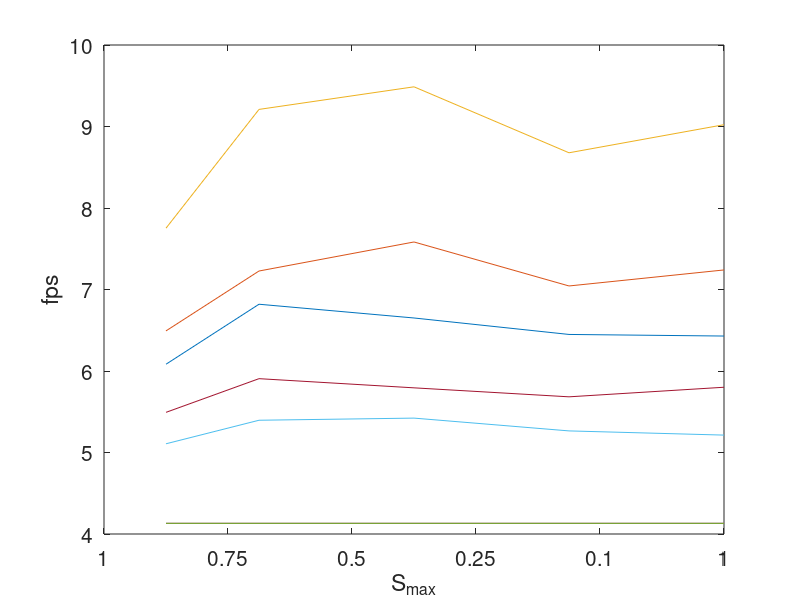
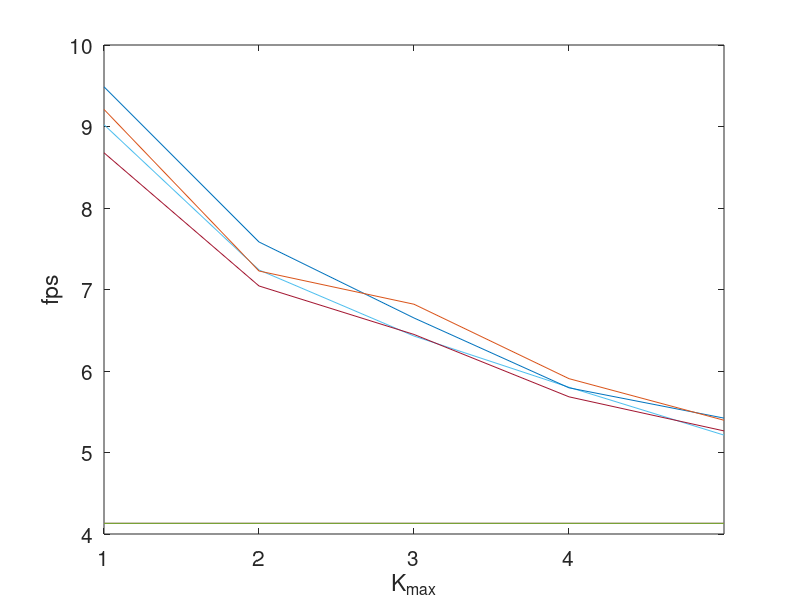
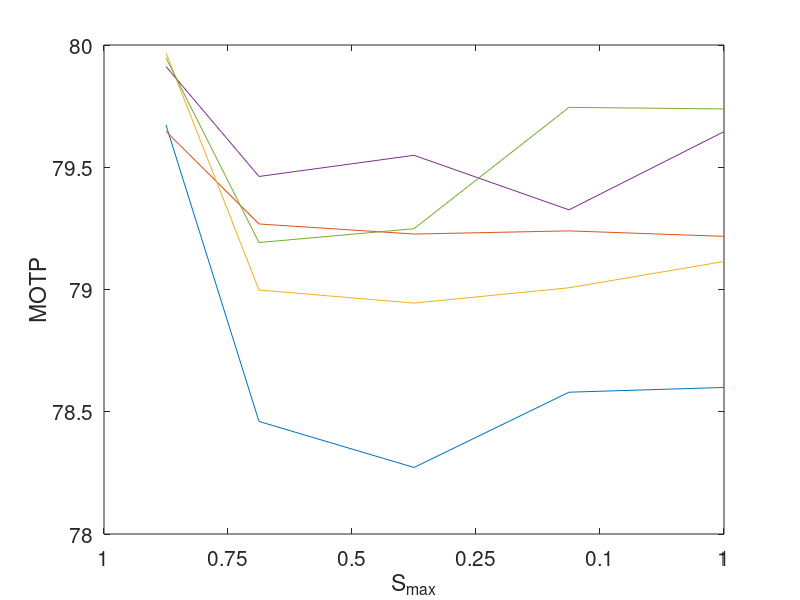
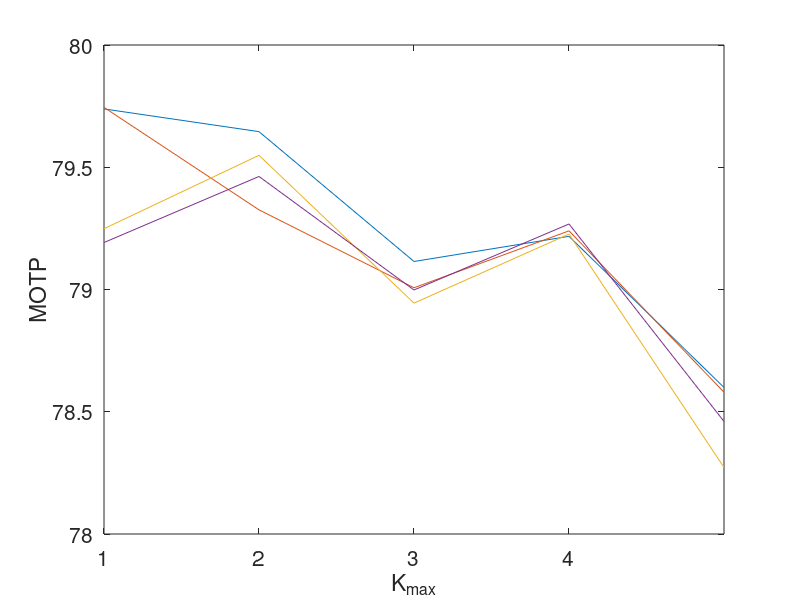

Recreate these plots in MATLAB, in order.
close all
load('teste.mat')
mean_average_optimization_times=median(average_optimization_times,3);
mean_average_detection_times=median(average_detection_times,3);
mean_average_tracking_times=median(average_tracking_times,3);
mean_average_total_times=mean_average_optimization_times+mean_average_detection_times+mean_average_tracking_times;
mean_average_mot=mean(average_mot,3);

for c1=1:length(max_items_)
    str=sprintf('max items: %d',max_items_(c1));
    disp(str);
    for c2=1:length(capacity_constraints_)
        str=sprintf(' & %.1f & %.1f & %.1f & %.1f  & %.1f & %.1f & %.1f & %.1f & %.1f & %.1f & %.1f & %.1f & %.1f',...
            mean_average_mot(c1,c2,1,1:3),...
            mean_average_mot(c1,c2,1,5),...
            mean_average_mot(c1,c2,1,7:end),...
            1.0/mean_average_detection_times(c1,c2,1,:));
        disp(str)
    end


end

%% plots

fontsize=15;
figure(1)

plot(capacity_constraints_,repmat(4.13,length(max_items_)));
hold on
for c1=1:length(max_items_)
plot(capacity_constraints_,1.0./mean_average_detection_times(c1,:,1,:))
hold on
end
set(gca,'XTickLabel',capacity_constraints_)
ylabel('fps','FontSize',fontsize)
xlabel('S_{max}','FontSize',fontsize)
set(gca,'fontsize',fontsize);
set(gcf, 'Color', [1,1,1]);


figure(2)
plot(max_items_,repmat(4.13,length(capacity_constraints_)));
hold on
for c2=1:4
plot(max_items_,1.0./mean_average_detection_times(:,c2,1,:))
hold on
end
set(gca,'XTick',1:4)
%set(gca,'XTickLabel',max_items_)
ylabel('fps','FontSize',fontsize)
xlabel('K_{max}','FontSize',fontsize)
set(gca,'fontsize',fontsize);
set(gcf, 'Color', [1,1,1]);

motp_index=13;
%MOTPrecision
figure(3)
for c1=1:length(max_items_)
plot(capacity_constraints_,mean_average_mot(c1,:,1,motp_index))
hold on
end
set(gca,'XTickLabel',capacity_constraints_)
ylabel('MOTP','FontSize',fontsize)
xlabel('S_{max}','FontSize',fontsize)
set(gca,'fontsize',fontsize);
set(gcf, 'Color', [1,1,1]);

figure(4)
for c2=1:4
plot(max_items_,mean_average_mot(:,c2,1,motp_index))
hold on
end
set(gca,'XTick',1:4)
%set(gca,'XTickLabel',max_items_)
ylabel('MOTP','FontSize',fontsize)
xlabel('K_{max}','FontSize',fontsize)
set(gca,'fontsize',fontsize);
set(gcf, 'Color', [1,1,1]);


mota_index=12;
%MOTA
figure(5)
for c1=1:length(max_items_)
plot(capacity_constraints_,mean_average_mot(c1,:,1,mota_index))
hold on
end
set(gca,'XTickLabel',capacity_constraints_)
ylabel('MOTA','FontSize',fontsize)
xlabel('S_{max}','FontSize',fontsize)
set(gca,'fontsize',fontsize);
set(gcf, 'Color', [1,1,1]);

figure(6)
for c2=1:4
plot(max_items_,mean_average_mot(:,c2,1,mota_index))
hold on
end
set(gca,'XTick',1:4)
%set(gca,'XTickLabel',max_items_)
ylabel('MOTA','FontSize',fontsize)
xlabel('K_{max}','FontSize',fontsize)
set(gca,'fontsize',fontsize);
set(gcf, 'Color', [1,1,1]);

